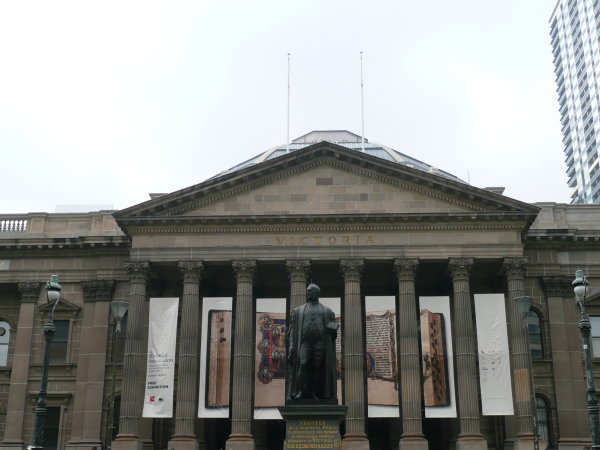
#> input picture Phase1/Data/Train/Set1/1.jpg, 600 x 450 px, given in place of Set1, which was not available
$ python utils_sup.py
#> lines starting #> are read from the running program, lines starting #| are printed output that depends on the picture; pictures that were not available may be replaced by others from this repository, and a replacement may not be noted
#!/usr/bin/evn python

"""
RBE/CS Fall 2022: Classical and Deep Learning Approaches for
Geometric Computer Vision
Project 1: MyAutoPano: Phase 2 Starter Code


Author(s):
Lening Li (lli4@wpi.edu)
Teaching Assistant in Robotics Engineering,
Worcester Polytechnic Institute
"""


# Code starts here:

import numpy as np
import cv2
import os
import random

## global variables

# Add any python libraries here
# To load images from given folder
def loadImages(folder_name, image_files,resize_shape):
#> called with folder_name = './Data/Train'
	print("Loading images from ", folder_name)
	images = []
	if image_files is None:
		image_files = os.listdir(folder_name)
	for file in image_files:
		#print("Loading image ", file, " from ", folder_name)
		image_path = folder_name + "/" + file
		image = cv2.imread(image_path)
#> image is the input picture: shape (450, 600, 3); mean B, G, R 144.3, 147.2, 145.6

		image = cv2.resize(image,(resize_shape[1],resize_shape[0]))
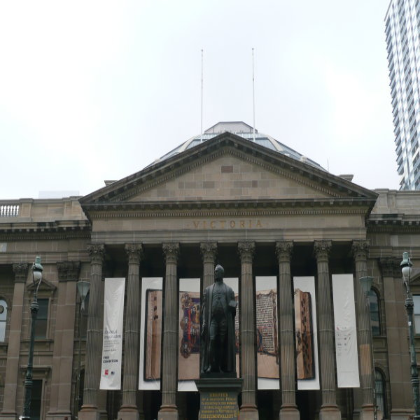
#> image: shape (420, 420, 3); mean B, G, R 144.2, 147.2, 145.5
		if image is not None:
			images.append(image)
		else:
			print("Error in loading image ", image)
#> pass 2 of the loop in loadImages, `for file in image_files:`:
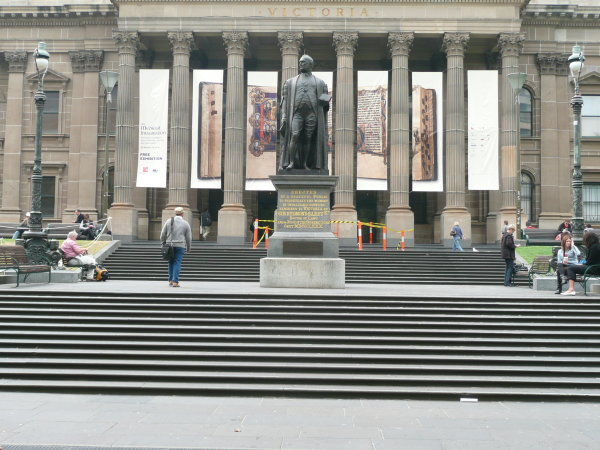
#> input picture Phase1/Data/Train/Set1/2.jpg, 600 x 450 px, given in place of Set2, which was not available
#> in loadImages, image is the input picture: shape (450, 600, 3); mean B, G, R 135.2, 141.3, 141.1
#> in loadImages, `image = cv2.resize(image,(resize_shape[1],resize_shape[0]))`:
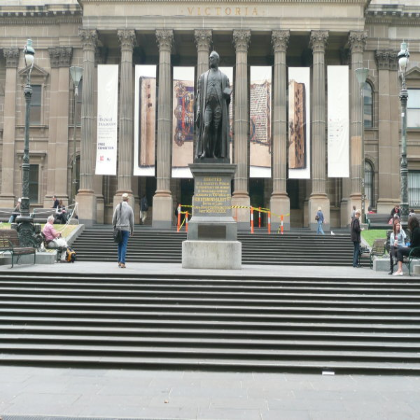
#> image: shape (420, 420, 3); mean B, G, R 135.1, 141.2, 141
#> in main, `loaded_images = loadImages(image_folder_name, folder_names, resize_sha..`: loaded_images = 2 items

	return images

def data_generation(image_list, patch_size, no_patches , perturbation_range, translation_values, active_region_xy , result_path, text_file_path ):
    """
    This function creates image data set for training of the CNN.
    The data set has following structure.
    image patch 1 - Mp * Np * 3
    image patch 2 - Mp * Np * 3 (warped image)
    labels - Hp4 - [Cb-Ca]
    patch_heightlist [a,b] - height, width of patch
    perturbation_range =
    """
#> called with no_patches = 10, result_path = './Data/Train_patches', text_file_path = './Code/TxtFiles/LabelsTrain.txt'
    counter = 0
    H_p4_list = []
    patch_width = patch_size[1]
    patch_height = patch_size[0]
    for index_1,img in enumerate(image_list):

        for index_2 in range(no_patches):

            image_height,image_width, channels = img.shape


            x = random.randint(active_region_xy[1], image_width - active_region_xy[1])
            y = random.randint(active_region_xy[0], image_height - active_region_xy[0])

            ##create corners
            corners = [ [x, y],
            [x + patch_width, y],
            [x + patch_width, y + patch_height],
            [x, y + patch_height ] ]


            ##create patch, apply pertubation to corners, find H and H_inv, warp the img and read a patch from warped img, find Hp4 delta vector
            patch = read_patch(img, corners)
            perturbed_corners = apply_perturbation(perturbation_range, translation_values ,corners)
            T_matrix = cv2.getPerspectiveTransform(np.array(corners, dtype=np.float32), np.array(perturbed_corners, dtype=np.float32))
            H_inv = np.linalg.inv(T_matrix)
            height,width,_ = img.shape
            output_image = cv2.warpPerspective(img, H_inv, (width,height), flags=cv2.INTER_LINEAR)  # Specify the output image dimensions (width, height)
            patch_a = patch
            patch_b = read_patch(output_image, corners)
            H_p4 = np.array(perturbed_corners) -np.array(corners)
            H_p4 = list(H_p4.flatten())
            H_p4_list.append(H_p4)
            counter = counter + 1
            cv2.imwrite(result_path + "/Original_" + str(counter)+ ".jpg" ,patch_a)
            cv2.imwrite(result_path + "/Warped_" + str(counter)+ ".jpg" ,patch_b)
#> this loop made 2 passes
#> index_1 on passes 1 to 2: 0, 1
#> pass 1, in read_patch, `patch = img[ corners[0][1]: corners[2][1] , corners[0][0] : corners[1]..`:
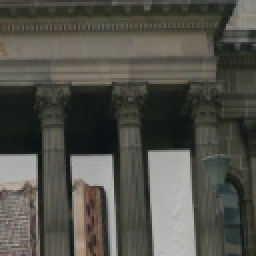
#> patch: shape (128, 128, 3) (shown 2 times larger); mean B, G, R 73.6, 81, 81.2
#> pass 1, in read_patch (call 2), `patch = img[ corners[0][1]: corners[2][1] , corners[0][0] : corners[1]..`:
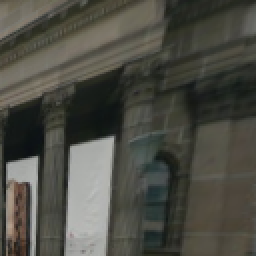
#> patch: shape (128, 128, 3) (shown 2 times larger); mean of channels 0, 1, 2 68.8, 76.8, 76.9; drawn as B, G, R
#> pass 1, in read_patch (call 3), `patch = img[ corners[0][1]: corners[2][1] , corners[0][0] : corners[1]..`:
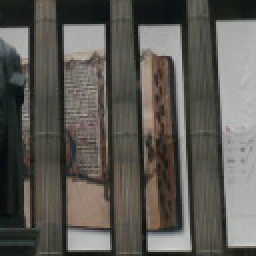
#> patch: shape (128, 128, 3) (shown 2 times larger); mean B, G, R 84.1, 90, 92.1
#> pass 1, in read_patch (call 4), `patch = img[ corners[0][1]: corners[2][1] , corners[0][0] : corners[1]..`:
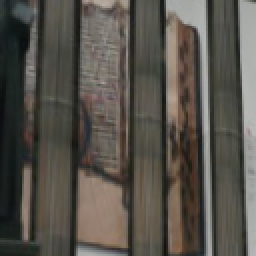
#> patch: shape (128, 128, 3) (shown 2 times larger); mean of channels 0, 1, 2 75.8, 82.8, 86.9; drawn as B, G, R
#> after the loop:
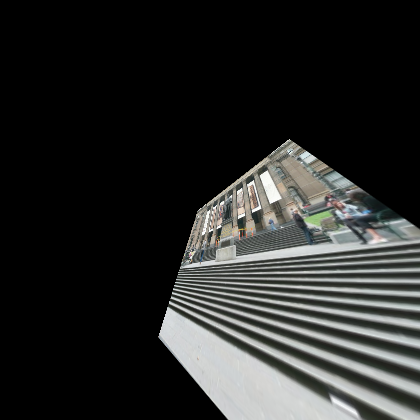
#> output_image: shape (420, 420, 3); mean B, G, R 40.9, 42.1, 41.2
#> after the loop, H_p4_list = 20 items, first 6: [26, -22, 6, 35, 24, 11, 34, 18], [0, 37, -10, 9, -10, -15, 5, -9], [-18, 15, 33, -15, 18, 28, 13, -1], [29, 6, -20, -26, -16, 24, -27, 36], [15, 4, 14, -19, -3, 1, 3, -9], [30, -16, -17, 13, 35, -14, 11, 10]; counter = 20


    with open(text_file_path, 'w') as file:
        for i in range(len(H_p4_list)):
            file.write(f'{H_p4_list[i]}\n')
#> this loop made 20 passes


def read_patch(img, corners):
    #patch_height[height, width]

    patch = img[ corners[0][1]: corners[2][1] , corners[0][0] : corners[1][0]]
    #corners = [ [x, y],
    #            [x + patch_width, y],
    #            [x + patch_width, y + patch_height],
    #            [x, y + patch_width] ]
    return patch

def apply_perturbation(perturbation, translation_values ,corners):
    """
    This function apply random perturbation on all 4 corners of an img and also adds translation on all 4 corners.
    """
    min_perturbation = perturbation[0]
    max_perturbation = perturbation[1]
    perturbed_corners = []
    for i in range(len(corners)):
        perturbed_corners.append( [corners[i][0] + random.randint(min_perturbation , max_perturbation ) + translation_values[0],
        corners[i][1] + random.randint(min_perturbation , max_perturbation) + translation_values[1] ] )
    return perturbed_corners


# [40 lines left out: function test_patch, not called in this run]

def main():
    # [5 lines of commented-out code are left out]
    image_folder_name = "./Data/Train"
    patch_folder_name = "./Data/Train_patches"
    text_file_path = "./Code/TxtFiles/LabelsTrain.txt"
    op_folder_name = "./Results"
    """
    Read a set of images for Panorama stitching
    """
    if not os.path.exists(op_folder_name):
        os.makedirs(op_folder_name)
    if not os.path.exists(patch_folder_name):
        os.makedirs(patch_folder_name)
    resize_shape = [420,420]
	# FIle/Image handling functions call
    folder_names = os.listdir(image_folder_name)
    loaded_images = loadImages(image_folder_name, folder_names, resize_shape)
    active_region_xy = [150,150]
    patch_size = [128,128]
    perturbation_range = [-32,32]
    translation_values = [5,5]   # fixed translation amount for all 4 corners
    no_patches = 10
    data_generation(loaded_images, patch_size, no_patches ,perturbation_range, translation_values,active_region_xy ,result_path = patch_folder_name, text_file_path = text_file_path)

    """
	Obtain Homography using Deep Learning Model (Supervised and Unsupervised)
	"""

    """
	Image Warping + Blending
	Save Panorama output as mypano.png
	"""

# [37 lines left out: function Compute_H_matrix, not called in this run]


if __name__ == "__main__":

    main()
